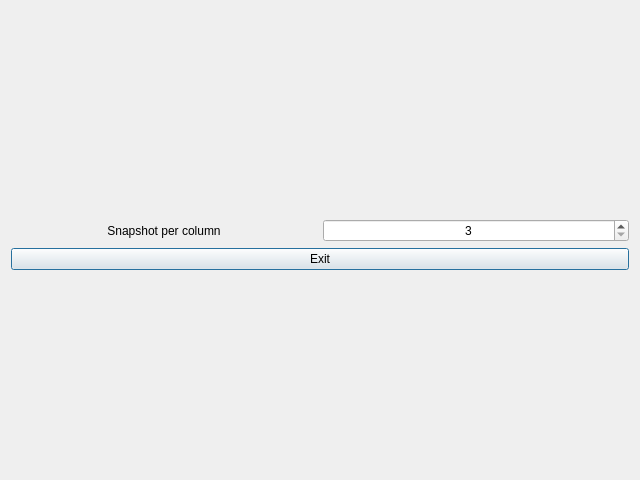
<?xml version="1.0" encoding="UTF-8"?>
<ui version="4.0">
 <class>DialogViewer</class>
 <widget class="QDialog" name="DialogViewer">
  <property name="geometry">
   <rect>
    <x>0</x>
    <y>0</y>
    <width>640</width>
    <height>480</height>
   </rect>
  </property>
  <property name="windowTitle">
   <string>Images Grouping Tools</string>
  </property>
  <layout class="QHBoxLayout" name="horizontalLayout_2">
   <item>
    <layout class="QVBoxLayout" name="verticalLayout" stretch="0">
     <property name="sizeConstraint">
      <enum>QLayout::SetDefaultConstraint</enum>
     </property>
     <item>
      <layout class="QVBoxLayout" name="verticalLayoutButtons" stretch="90,0,0">
       <property name="topMargin">
        <number>9</number>
       </property>
       <property name="bottomMargin">
        <number>0</number>
       </property>
       <item>
        <layout class="QVBoxLayout" name="verticalLayoutViewer"/>
       </item>
       <item>
        <layout class="QHBoxLayout" name="horizontalLayout">
         <item>
          <widget class="QLabel" name="label">
           <property name="text">
            <string>Snapshot per column</string>
           </property>
           <property name="alignment">
            <set>Qt::AlignCenter</set>
           </property>
          </widget>
         </item>
         <item>
          <widget class="QSpinBox" name="windowSize">
           <property name="alignment">
            <set>Qt::AlignCenter</set>
           </property>
           <property name="minimum">
            <number>3</number>
           </property>
           <property name="maximum">
            <number>6</number>
           </property>
          </widget>
         </item>
        </layout>
       </item>
       <item>
        <widget class="QPushButton" name="pushButtonExit">
         <property name="text">
          <string>Exit</string>
         </property>
        </widget>
       </item>
      </layout>
     </item>
    </layout>
   </item>
  </layout>
 </widget>
 <resources/>
 <connections>
  <connection>
   <sender>pushButtonExit</sender>
   <signal>clicked()</signal>
   <receiver>DialogViewer</receiver>
   <slot>close()</slot>
   <hints>
    <hint type="sourcelabel">
     <x>319</x>
     <y>457</y>
    </hint>
    <hint type="destinationlabel">
     <x>319</x>
     <y>239</y>
    </hint>
   </hints>
  </connection>
 </connections>
</ui>
